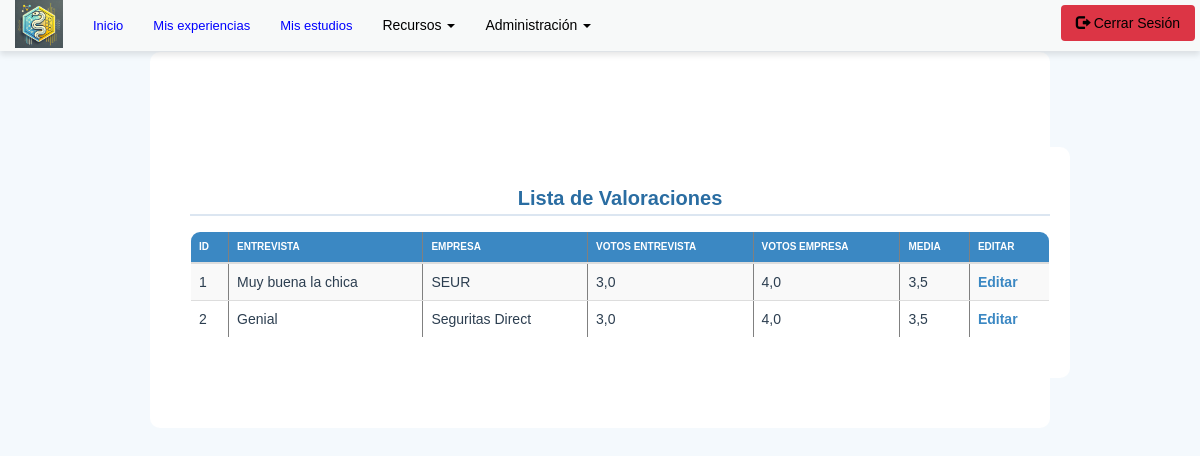
The page /listar_valoraciones/ (signed in) on the database as committed earlier.
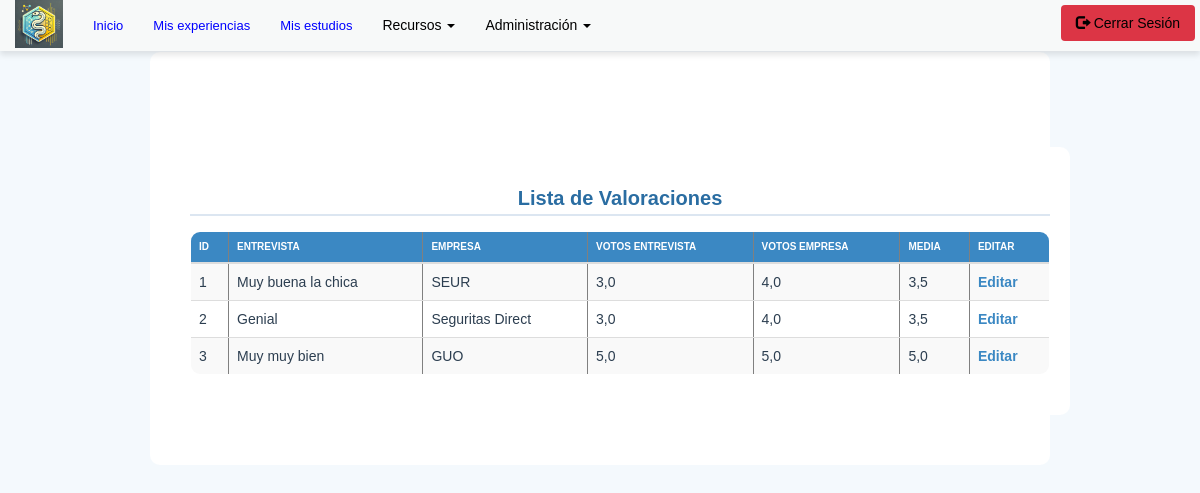
The same page on the database as committed later.
### appportfolio/models.py (models this page shows, shortened)
class Valoracion(models.Model):
    id = models.AutoField(primary_key=True)
    votos_entrevista = models.DecimalField("Votos entrevista", max_digits=3, decimal_places=1, null=True, blank=True)
    votos_empresa = models.DecimalField("Votos empresa", max_digits=3, decimal_places=1, null=True, blank=True)
    media_aspectos = models.DecimalField("Media aspectos", max_digits=3, decimal_places=1, null=True, blank=True)
    entrevista = models.CharField("Descripción Entrevista", max_length=200, null=True, blank=True)
    empresa = models.CharField("Descripción Empresa", max_length=200, null=True, blank=True)
    num_valoraciones = models.IntegerField("Num Valoraciones", null=True, blank=True)
    timestamp = models.DateTimeField("Fecha", default=timezone.now)

### appportfolio/views.py (the view)
# urls.py: path('listar_valoraciones/', views.listar_valoraciones, name='listar_valoraciones'),
def listar_valoraciones(request):
    valoraciones = Valoracion.objects.all()
    return render(request, 'list.html', {'valoraciones': valoraciones})

### templates/list.html (shortened to what this page needs)
{% extends "base.html" %}
{% load static %}
{% block head %}
<link rel="stylesheet" href="https://maxcdn.bootstrapcdn.com/bootstrap/3.3.5/css/bootstrap.min.css">
<link rel="stylesheet" href="{% static 'css/cssList.css' %}">
{% endblock %}
{% block content %}
<br><br>
<div class="container mt-4">
    <h1>Lista de Valoraciones</h1>
    <table border="1" class="table table-striped">
        <thead>
            <tr>
                <th>ID</th>
                <th>Entrevista</th>
                <th>Empresa</th>
                <th>Votos Entrevista</th>
                <th>Votos Empresa</th>
                <th>Media</th>
                <th>Editar</th>
            </tr>
        </thead>
        <tbody>
            {% for valoracion in valoraciones %}
                <tr>
                    <td>{{ valoracion.id }}</td>
                    <td>{{ valoracion.entrevista }}</td>
                    <td>{{ valoracion.empresa }}</td>
                    <td>{{ valoracion.votos_entrevista }}</td>
                    <td>{{ valoracion.votos_empresa }}</td>
                    <td>{{ valoracion.media_aspectos }}</td>
                    <td>
                        <a href="{% url 'actualizar_valoracion' valoracion.id %}">Editar</a>
                    </td>
                </tr>
            {% endfor %}
        </tbody>
    </table>
</div>
{% endblock content %}

Rows that differ between the two databases and show on the page:
added Valoracion: id "3", entrevista "Muy muy bien", empresa "GUO", votos_entrevista "5,0", votos_empresa "5,0", media_aspectos "5,0"
